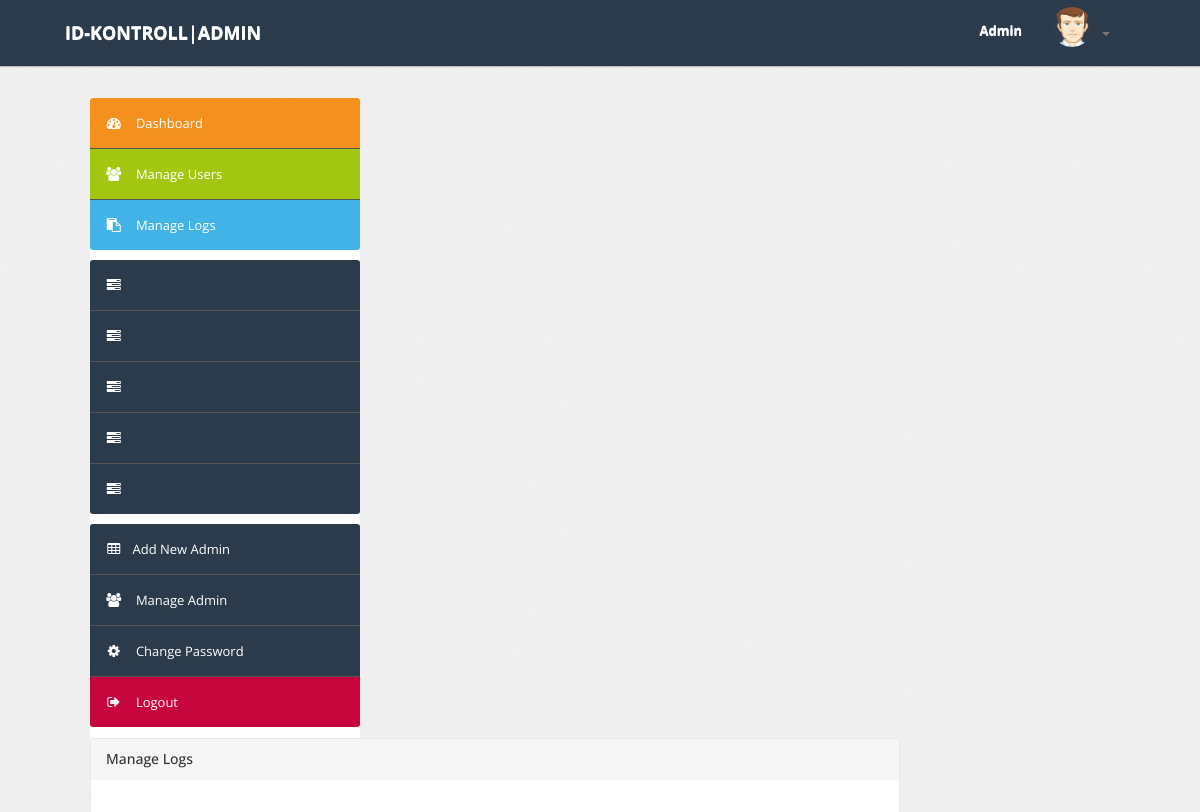
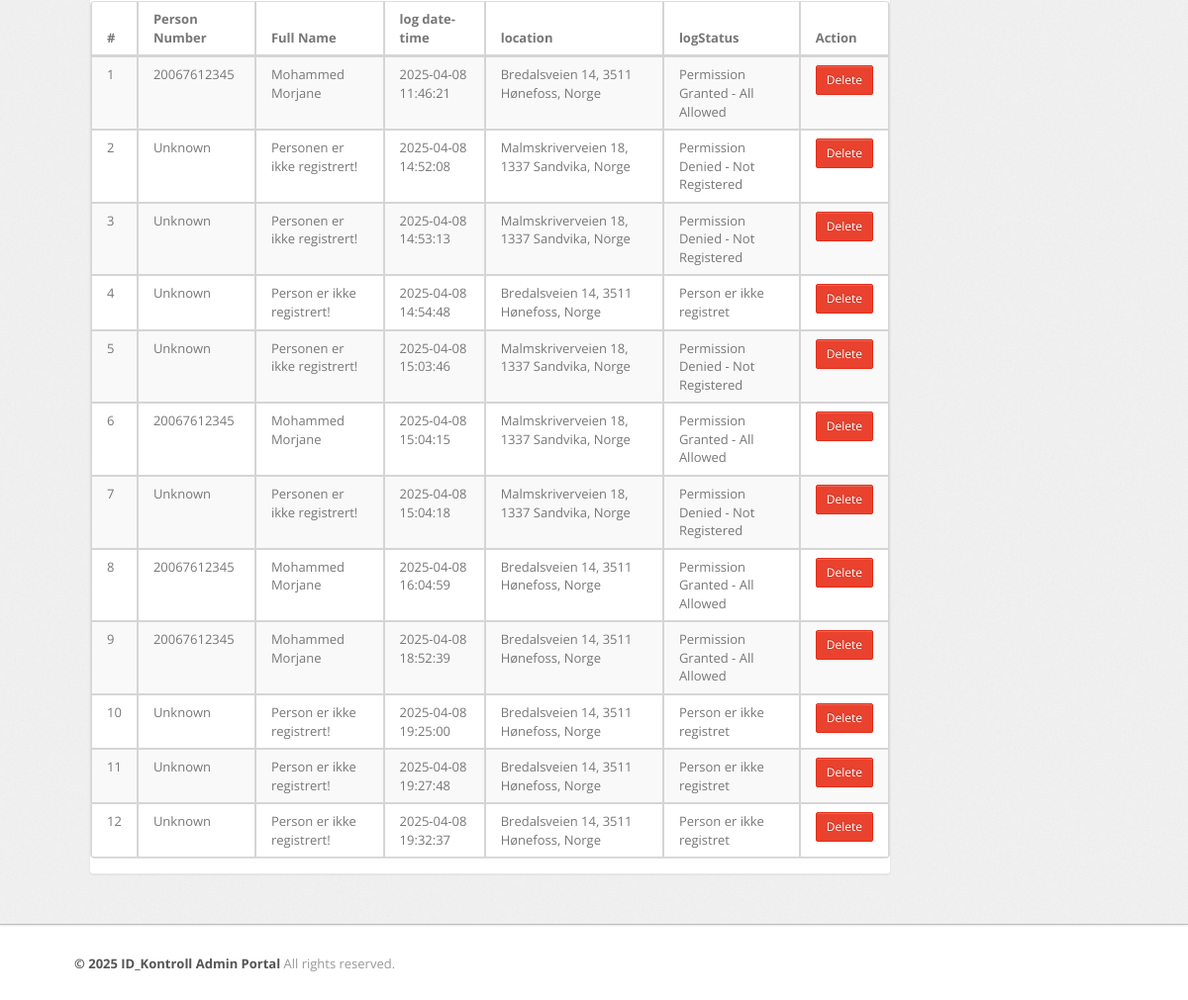
Page /admin/manage-logs.php (signed in) on the earlier database version (2 pictures, top to bottom).
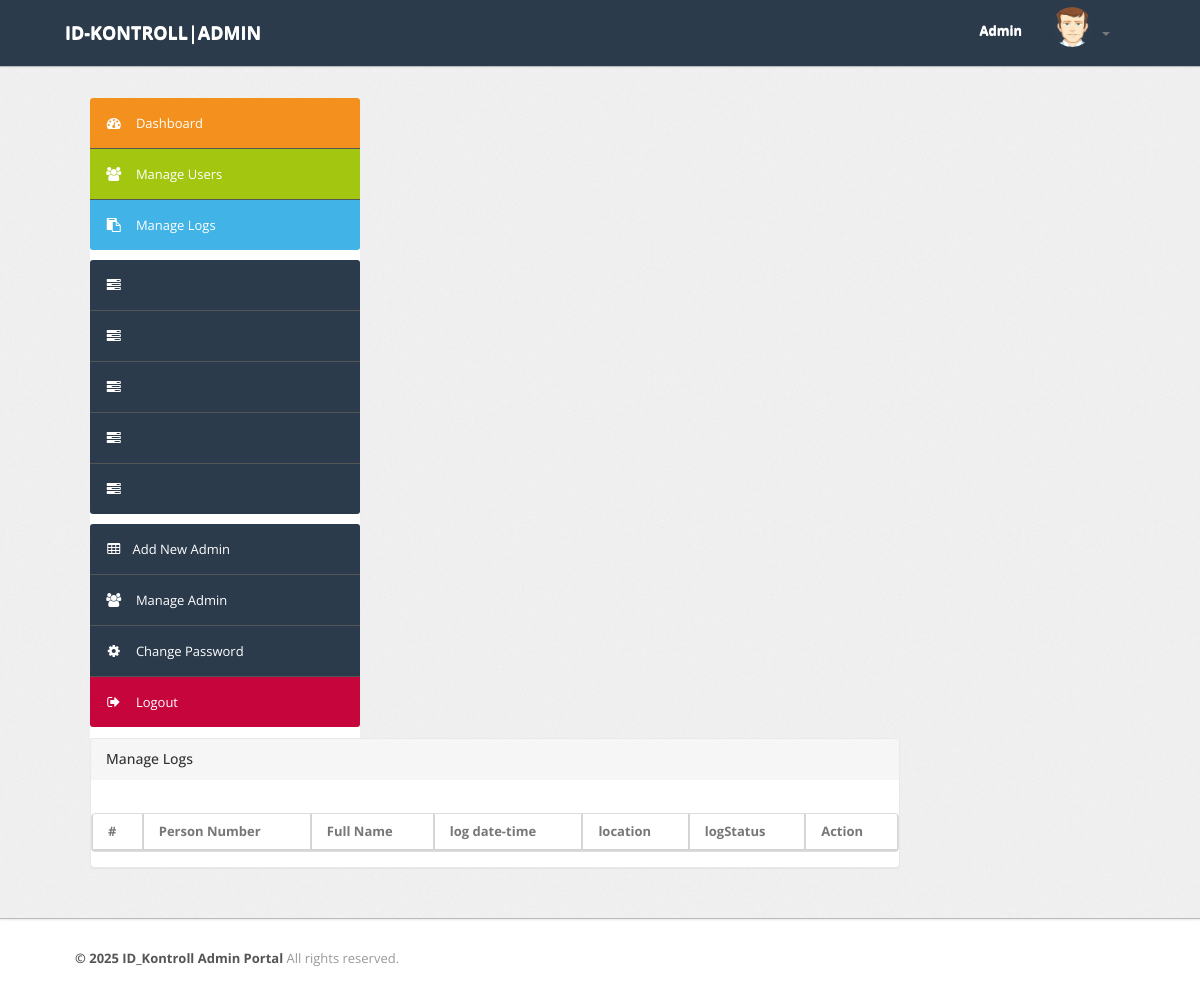
Same page on the later database version.
### tables this page shows
CREATE TABLE `logs` (
  `id` int(11) NOT NULL,
  `personNumber` varchar(20) DEFAULT NULL,
  `username` varchar(255) NOT NULL,
  `time_date` timestamp NULL DEFAULT current_timestamp(),
  `location` varchar(500) DEFAULT NULL,
  `logstatus` varchar(50) NOT NULL
);

### admin/manage-logs.php (the view, shortened to what this page needs)
<?php
include('include/config.php');
if(strlen($_SESSION['alogin'])==0)
	{
header('location:index.php');
}
else{
?>
<!DOCTYPE html>
<html lang="en">
<head>
	<link type="text/css" href="css/style.css" rel="stylesheet">
	<link type="text/css" href="bootstrap/css/bootstrap.min.css" rel="stylesheet">
	<link type="text/css" href="bootstrap/css/bootstrap-responsive.min.css" rel="stylesheet">
        <link type="text/css" href="css/bootstrap.min.css" rel="stylesheet">
	<link type="text/css" href="css/theme.css" rel="stylesheet">
	<link type="text/css" href="images/icons/css/font-awesome.css" rel="stylesheet">
</head>
<body>
<?php include('include/header.php');?>
	<div class="wrapper">
    <div class="container">
        <div class="row">
            <?php include('include/sidebar.php'); ?>
            <div class="span9">
                <div class="content">
                    <div class="module">
                        <div class="module-head">
                            <h3>Manage Logs</h3>
                        </div>
                        <div class="module-body table">
                            <br />
                            <div class="table-responsive">
                                <table cellpadding="0" cellspacing="0" border="0" class="datatable-1 table table-bordered table-striped display" width="100%">
                                    <thead>
                                        <tr>
                                            <th>#</th>
                                            <th>Person Number</th>
                                            <th>Full Name</th>
                                            <th>log date-time</th>
                                            <th>location</th>
                                            <th>logStatus</th>
                                            <th>Action</th>
                                        </tr>
                                    </thead>
                                    <tbody>
                                        <?php
                                        $query = mysqli_query($con, "SELECT * FROM logs");
                                        $cnt = 1;
                                        while ($row = mysqli_fetch_array($query)) { ?>
                                            <tr>
                                                <td><?php echo htmlentities($cnt); ?></td>
                                                <td><?php echo htmlentities($row['personNumber']); ?></td>
                                                <td><?php echo htmlentities($row['username']); ?></td>
                                                <td><?php echo htmlentities($row['time_date']); ?></td>
                                                <td><?php echo htmlentities($row['location']); ?></td>
                                                <td><?php echo htmlentities($row['logstatus']); ?></td>
                                                <td class="action-btns">
                                                    <a href="manage-logs.php?id=<?php echo $row['id']; ?>&del=delete"
                                                       class="btn btn-danger btn-sm"
                                                       onclick="return confirm('Are you sure you want to delete?');">
                                                        <i class="fa fa-trash"></i> Delete
                                                    </a>
                                                </td>
                                            </tr>
                                        <?php $cnt++; } ?>
                                    </tbody>
                                </table>
                            </div>
                        </div>
                    </div>
                </div>
            </div>
        </div>
    </div>
</div>
<?php include('include/footer.php');?>
</body>
<?php } ?>

### admin/include/header.php (shortened to what this page needs)
<div class="navbar navbar-fixed-top">
		<div class="navbar-inner">
			<div class="container">
			  	<a class="brand" href="dashboard.php">
			  		ID-Kontroll|Admin
			  	</a>
				<div class="nav-collapse collapse navbar-inverse-collapse">
					<ul class="nav pull-right">
						<li><a href="#">
							Admin
						</a></li>
						<li class="nav-user dropdown">
							<a href="#" class="dropdown-toggle" data-toggle="dropdown">
								<img src="images/user.png" class="nav-avatar" />
								<b class="caret"></b>
							</a>
						</li>
					</ul>
				</div>
			</div>
		</div>
	</div>

### admin/include/sidebar.php
<div class="span3">
    <div class="sidebar" style="background-color:#fff; height: 80vh; overflow-y: auto;">
        <ul class="widget widget-menu unstyled">
            <li><a href="dashboard.php" style="background-color:#f4911e;;"><i class="menu-icon icon-dashboard"></i> Dashboard </a></li>
            <li>
                <a href="manage-users.php" style="background-color: #a3c610;">
                    <i class="menu-icon icon-group"></i>
                    Manage Users
                </a>
            </li>
             <li>
                <a href="manage-logs.php" style="background-color: #41b3e6;">
                    <i class="menu-icon icon-paste"></i>
                    Manage Logs
                </a>
            </li>
        </ul>
        <ul class="widget widget-menu unstyled">
            <li><a href="" style="background-color:#2b3b4c;"><i class="menu-icon icon-tasks"></i> </a></li>
            <li><a href="" style="background-color:#2b3b4c;"><i class="menu-icon icon-tasks"></i> </a></li>
            <li><a href="" style="background-color:#2b3b4c;"><i class="menu-icon icon-tasks"></i></a></li>
            <li><a href="" style="background-color:#2b3b4c;"><i class="menu-icon icon-tasks"></i></a></li>
            <li><a href="" style="background-color:#2b3b4c;"><i class="menu-icon icon-tasks"></i></a></li>
        </ul>
        <ul class="widget widget-menu unstyled">
            <li><a href="add-admin.php" style="background-color: #2b3b4c;"><i class="menu-icon icon-table"></i>Add New Admin</a></li>
            <li><a href="manage-admin.php" style="background-color:#2b3b4c;"><i class="menu-icon icon-group"></i> Manage Admin </a></li>
            <li><a href="change-password.php" style="background-color:#2b3b4c;"><i class="menu-icon icon-cog"></i> Change Password </a></li>
            <li>
                <a href="logout.php" style="background-color:#c7053d;">
                    <i class="menu-icon icon-signout"></i>
                    Logout
                </a>
            </li>
        </ul>
    </div>
</div>

### admin/include/footer.php
<div class="footer">
	<div class="container">
		<b class="copyright">&copy; 2025 ID_Kontroll Admin Portal </b> All rights reserved.
	</div>
</div>

### admin/manage-logs.php (style rules this page uses)
.sidebar a, .sidebar i { color: white !important; }
.navbar .navbar-inner { background-color: #2b3b4c; }
.navbar .brand { color: white !important; font-weight: bold; font-size: 18px; padding-left: 10px; text-transform: uppercase; }
.navbar .nav > li > a { color: white !important; text-decoration: none; }
.navbar .nav-collapse { display: flex !important; justify-content: flex-end; }
.navbar .nav { display: flex; align-items: center; }
.navbar .nav-user.dropdown { position: relative; }
.navbar .dropdown-toggle { display: flex; align-items: center; color: white !important; text-decoration: none; }
.navbar .nav-avatar { width: 40px; height: 40px; border-radius: 50%; margin-right: 8px; }
.container { width: 90% !important; max-width: 100% !important; }
.content { width: 100% !important; max-width: 100% !important; }
.span9 { width: 75% !important; max-width: 100% !important; flex-grow: 1; }
.wrapper { width: 100% !important; max-width: 100% !important; }

Differences in the rows shown:
removed logs: personNumber "20067612345", username "Mohammed Morjane", time_date "2025-04-08 11:46:21", location "Bredalsveien 14, 3511 Hønefoss, Norge", logstatus "Permission Granted - All Allowed"
removed logs: personNumber "Unknown", username "Personen er ikke registrert!", time_date "2025-04-08 14:52:08", location "Malmskriverveien 18, 1337 Sandvika, Norge", logstatus "Permission Denied - Not Registered"
removed logs: personNumber "Unknown", username "Personen er ikke registrert!", time_date "2025-04-08 14:53:13", location "Malmskriverveien 18, 1337 Sandvika, Norge", logstatus "Permission Denied - Not Registered"
removed logs: personNumber "Unknown", username "Person er ikke registrert!", time_date "2025-04-08 14:54:48", location "Bredalsveien 14, 3511 Hønefoss, Norge", logstatus "Person er ikke registret"
removed logs: personNumber "Unknown", username "Personen er ikke registrert!", time_date "2025-04-08 15:03:46", location "Malmskriverveien 18, 1337 Sandvika, Norge", logstatus "Permission Denied - Not Registered"
removed logs: personNumber "20067612345", username "Mohammed Morjane", time_date "2025-04-08 15:04:15", location "Malmskriverveien 18, 1337 Sandvika, Norge", logstatus "Permission Granted - All Allowed"
removed logs: personNumber "Unknown", username "Personen er ikke registrert!", time_date "2025-04-08 15:04:18", location "Malmskriverveien 18, 1337 Sandvika, Norge", logstatus "Permission Denied - Not Registered"
removed logs: personNumber "20067612345", username "Mohammed Morjane", time_date "2025-04-08 16:04:59", location "Bredalsveien 14, 3511 Hønefoss, Norge", logstatus "Permission Granted - All Allowed"
removed logs: personNumber "20067612345", username "Mohammed Morjane", time_date "2025-04-08 18:52:39", location "Bredalsveien 14, 3511 Hønefoss, Norge", logstatus "Permission Granted - All Allowed"
removed logs: personNumber "Unknown", username "Person er ikke registrert!", time_date "2025-04-08 19:25:00", location "Bredalsveien 14, 3511 Hønefoss, Norge", logstatus "Person er ikke registret"
removed logs: personNumber "Unknown", username "Person er ikke registrert!", time_date "2025-04-08 19:27:48", location "Bredalsveien 14, 3511 Hønefoss, Norge", logstatus "Person er ikke registret"
removed logs: personNumber "Unknown", username "Person er ikke registrert!", time_date "2025-04-08 19:32:37", location "Bredalsveien 14, 3511 Hønefoss, Norge", logstatus "Person er ikke registret"
